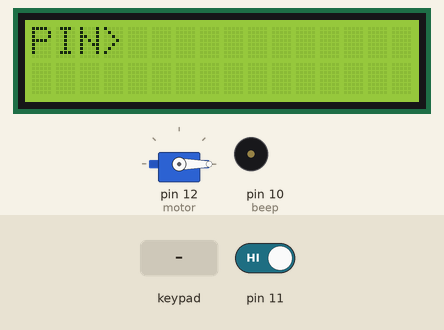
This sketch was run on a simulated Arduino Uno, built with avr-gcc and run on an emulated ATmega328P. Shown: 16×2 character LCD, servo, buzzer (waves = sounding). The inputs (shaded band) are chosen by the test bench; at power-on: pin 11 HIGH. EEPROM starts erased; what the sketch prints to the serial monitor is not drawn.

Above: at 1.8 s.
1.9 s: keypad keys 9 8 7 6 # pressed 0.4 s apart
At 4.1 s:
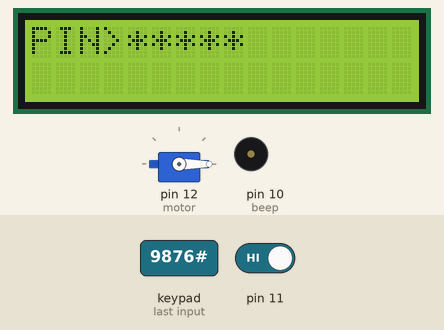
5.4 s: key 'A' pressed
At 6.6 s:
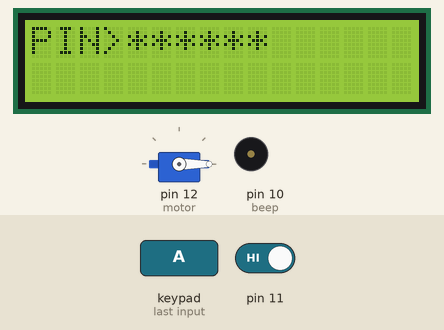
6.9 s: pin 11 driven LOW
At 8.2 s:
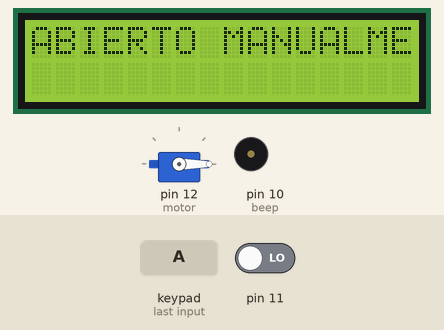
Timing chart, 0 to 9.9 s (numbered marks = the images above; inputs shaded):
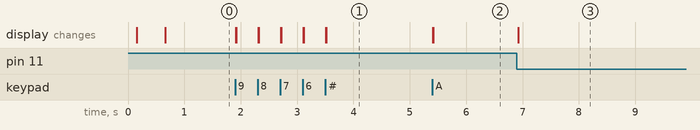

Measured:
- after the input at 1.9 s, the display: first changes at once (image 1 shows a later state)
- after the input at 5.4 s, the display: first changes at once (image 2 shows a later state)
- after the input at 6.9 s, the display: changes at once (image 3)

The sketch:

new_proyect.ino
```cpp
#include <LiquidCrystal_I2C.h>
#include<Wire.h>
#include<Keypad.h>
#include<EEPROM.h>
#include<Servo.h>
Servo motor;
LiquidCrystal_I2C lcd(0x27, 16, 2);
//Keypad
const byte Fila = 4;
const byte Cols = 4;
byte pinFila[Fila] = {9,8,7,6};
byte pinCols[Cols] = {5,4,3,2};
char teclas[Fila][Cols] =
{
  {'1','2','3','A'},
  {'4','5','6','B'},
  {'7','8','9','C'},
  {'*','0','#','D'}
};
Keypad teclado = Keypad(makeKeymap(teclas),pinFila,pinCols,Fila,Cols);
//variables
int index =4;
String pwObten;
String DatapwTemp;
int Default[6]={1,2,3,4,5,6};
int DataTemp =0;
const byte beep = 10;
int dataObtenDF;
byte check=0;
int statusLogin=0;
int alerta=0;
bool pinFault(void)
{
  if(EEPROM.read(0)==255)
  {


    for(int i=0;i<6;i++)
    {
      EEPROM.put(i,Default[i]);
      delay(3.3);
    }

    for(int i=0;i<6;i++)
    {
       dataObtenDF = EEPROM.read(i);
      if(Default[i]==dataObtenDF)
      {
         check++;
      }else{check=0;}
      delay(3.3);
    }
    if(check==6)
    {
      return true;
    }else{return false;}
  }
}
void homeS()
{
  //int statusDoor1 = digitalRead(11);
  if(/*statusDoor1!=0&&*/statusLogin==0){
    lcd.clear();
    lcd.home();
    lcd.print("PIN>");
    motor.write(0);
  }

}
bool veriFy(String data)
{
  if(data.length()==6)
  {
    check=0;
    for(int i=0;i<6;i++)
    {
      DatapwTemp = data[i];
      DataTemp = DatapwTemp.toInt();
      if(DataTemp==EEPROM.read(i)){check++;}else{check=0;break;}
    }
    if(check==6){statusLogin=1; return true;}else{return false;}
  }
}
void setup()
{
  Serial.begin(9600);
   lcd.init();
   lcd.backlight();
   lcd.home();
   lcd.print("Iniciando...");
  if(pinFault()==true||pinFault()==false)
  {
    lcd.clear();
    lcd.home();
    lcd.print("Completo...");
    delay(500);
    homeS();
  }
    pinMode(beep,OUTPUT);
    motor.attach(12);

}
void loop()
{
  char tecla = teclado.getKey();
  int statusDoor = digitalRead(11);
  Serial.println(statusDoor);
  if(tecla!=NO_KEY&&tecla=='C'&&tecla!='*')
  {
     homeS();
  }
  if(statusDoor==0&&statusLogin==0)
  {

    lcd.clear();
    lcd.print("ABIERTO MANUALMENTE");
    alerta=1;
    delay(500);
  }
  if(statusDoor==1&&statusLogin==0&&alerta==1)
  {
     alerta=0;
    delay(500);
     homeS();
  }

  if(tecla!=NO_KEY&&tecla!='*'&&tecla!='C'&&statusDoor==1)
  {
    lcd.setCursor(index,0);
    lcd.print(tecla);
    index++;
    tone(beep,400);
    delay(5);
    index--;
    lcd.setCursor(index,0);
    noTone(beep);
    lcd.print("*");
    index++;
    pwObten+=tecla;
  }
  if(pwObten.length()==6)
  {
    if(veriFy(pwObten))
    {
      lcd.clear();
      lcd.print("Abrir Puerta");//abrirPuerta
      motor.write(90);
      delay(3000);
      statusDoor=digitalRead(11);
      if(statusDoor==0&&statusLogin==1)
      {
         lcd.clear();
         lcd.home();
         lcd.print("ESPERANDO PUERTA");

      }
     if(statusDoor==1&&statusLogin==1)
      {
         lcd.clear();
         lcd.print("CERRADO");
         statusLogin=0;
         index=4;
         delay(500);
         pwObten="";
         homeS();
      }


    }else{/*contrasena incorrecta*/}

  }

 }
```
